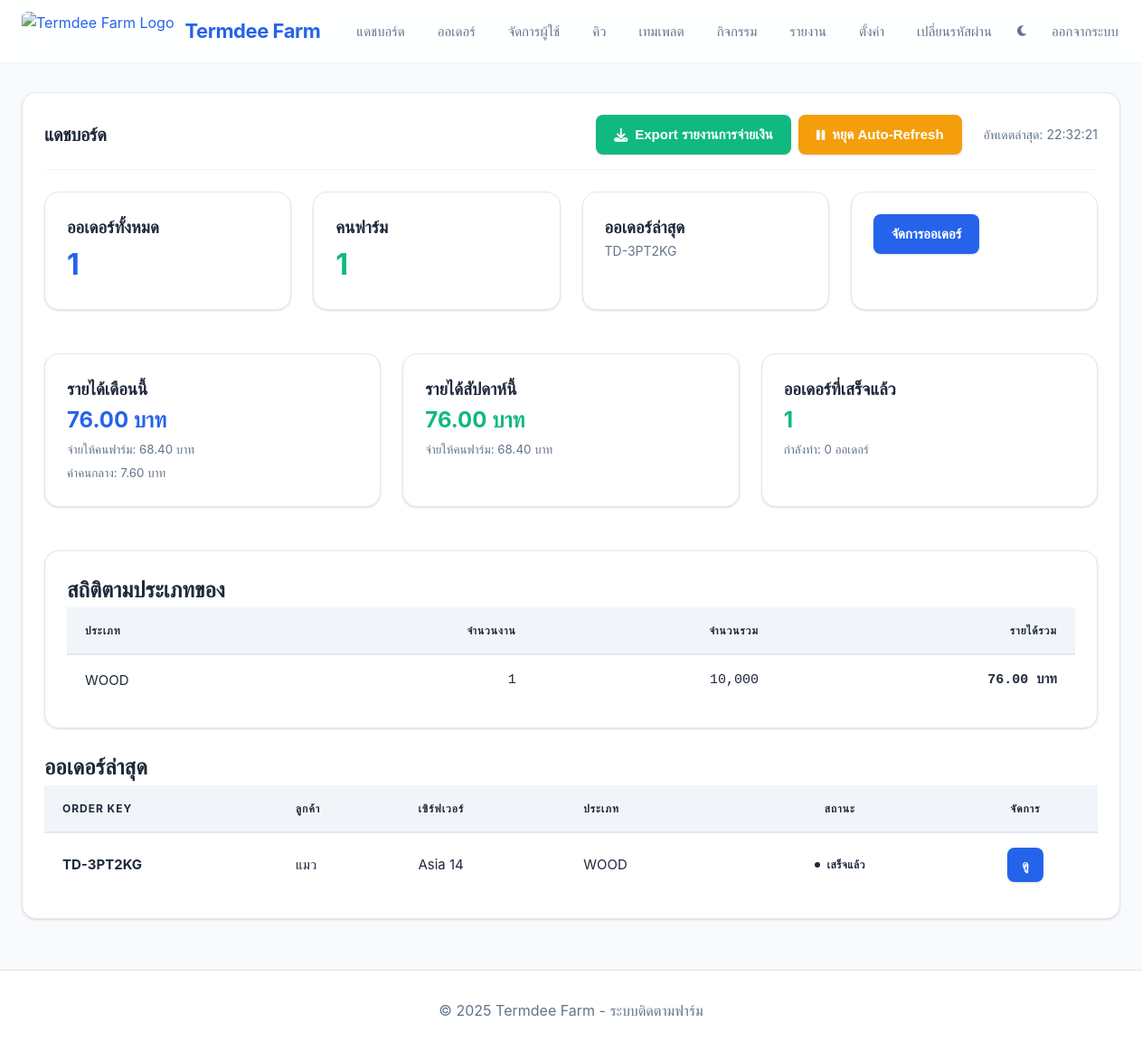
The page /admin (signed in) on the database its author committed.
### models.py (models this page shows)
class Order(db.Model):
    __tablename__ = 'orders'
    id = db.Column(db.Integer, primary_key=True)
    order_key = db.Column(db.String(20), unique=True, nullable=False)
    customer_ref = db.Column(db.String(200))  # UID/ชื่อในเกม/ช่องทางแชท
    server_name = db.Column(db.String(100))
    item_type = db.Column(db.String(50))  # wood, stone, sulfur, metal, scrap, hqm
    target_amount = db.Column(db.Integer, default=0)
    status = db.Column(db.String(20), default='queued')  # queued, assigned, farming, delivering, done, canceled, issue
    priority = db.Column(db.String(20), default='normal')  # normal, express
    discount_percent = db.Column(db.Float, default=0.0)  # ส่วนลดให้ลูกค้า (%)
    created_at = db.Column(db.DateTime, default=datetime.utcnow)
    updated_at = db.Column(db.DateTime, default=datetime.utcnow, onupdate=datetime.utcnow)
    note_admin = db.Column(db.Text)
    tasks = db.relationship('Task', backref='order', lazy=True, cascade='all, delete-orphan')
    logs = db.relationship('Log', backref='order', lazy=True)

class Task(db.Model):
    __tablename__ = 'tasks'
    id = db.Column(db.Integer, primary_key=True)
    order_id = db.Column(db.Integer, db.ForeignKey('orders.id'), nullable=False)
    farmer_id = db.Column(db.Integer, db.ForeignKey('users.id'), nullable=True)
    server_name = db.Column(db.String(100))
    item_type = db.Column(db.String(50))
    target_amount = db.Column(db.Integer, default=0)
    current_amount = db.Column(db.Integer, default=0)
    status = db.Column(db.String(30), default='assigned')  # assigned, accepted, farming, paused, ready_to_deliver, delivered
    created_at = db.Column(db.DateTime, default=datetime.utcnow)
    accepted_at = db.Column(db.DateTime)
    started_at = db.Column(db.DateTime)
    finished_at = db.Column(db.DateTime)
    updated_at = db.Column(db.DateTime, default=datetime.utcnow, onupdate=datetime.utcnow)
    planned_start = db.Column(db.DateTime)  # เวลาที่วางแผนจะเริ่มงาน
    planned_duration_hours = db.Column(db.Float)  # ระยะเวลาที่คาดว่าจะใช้ (ชั่วโมง)
    note_farmer = db.Column(db.Text)
    logs = db.relationship('Log', backref='task', lazy=True)

### app.py (the view)
@app.route('/admin')
@admin_required
def admin_dashboard():
    total_orders = Order.query.count()
    active_orders = Order.query.filter(Order.status.in_(['queued', 'assigned', 'farming', 'delivering'])).count()
    completed_orders = Order.query.filter_by(status='done').count()
    total_farmers = User.query.filter_by(role='farmer', active=True).count()
    settings = Settings.get_settings()
    commission = settings.get('commission_percent', 10.0)
    now = datetime.utcnow()
    month_start = datetime(now.year, now.month, 1)
    tasks_this_month = Task.query.join(Order).filter(
        Task.status == 'delivered',
        Task.updated_at >= month_start
    ).all()
    total_revenue = 0.0
    total_paid_to_farmers = 0.0
    total_commission = 0.0
    for task in tasks_this_month:
        order = task.order
        farmer_earning = Settings.calculate_price(
            task.item_type, task.current_amount, order.discount_percent or 0
        )
        customer_price = Settings.calculate_price_before_commission(
            task.item_type, task.current_amount, order.discount_percent or 0
        )
        commission_amount = customer_price - farmer_earning
        total_revenue += customer_price
        total_paid_to_farmers += farmer_earning
        total_commission += commission_amount
    week_start = now - timedelta(days=now.weekday())
    tasks_this_week = Task.query.join(Order).filter(
        Task.status == 'delivered',
        Task.updated_at >= week_start
    ).all()
    week_revenue = 0.0
    week_paid = 0.0
    for task in tasks_this_week:
        order = task.order
        farmer_earning = Settings.calculate_price(
            task.item_type, task.current_amount, order.discount_percent or 0
        )
        customer_price = Settings.calculate_price_before_commission(
            task.item_type, task.current_amount, order.discount_percent or 0
        )
        week_revenue += customer_price
        week_paid += farmer_earning
    item_stats = defaultdict(lambda: {'count': 0, 'amount': 0, 'revenue': 0.0})
    all_tasks = Task.query.join(Order).filter(Task.status == 'delivered').all()
    for task in all_tasks:
        order = task.order
        item_stats[task.item_type]['count'] += 1
        item_stats[task.item_type]['amount'] += task.current_amount
        revenue = Settings.calculate_price_before_commission(
            task.item_type, task.current_amount, order.discount_percent or 0
        )
        item_stats[task.item_type]['revenue'] += revenue
    recent_orders = Order.query.order_by(Order.created_at.desc()).limit(10).all()
    all_orders = Order.query.order_by(Order.created_at.desc()).all()
    all_farmers = User.query.filter_by(role='farmer', active=True).all()
    return render_template('admin/dashboard.html',
                         total_orders=total_orders,
                         active_orders=active_orders,
                         completed_orders=completed_orders,
                         total_farmers=total_farmers,
                         recent_orders=recent_orders,
                         orders=all_orders,
                         farmers=all_farmers,
                         total_revenue=total_revenue,
                         total_paid_to_farmers=total_paid_to_farmers,
                         total_commission=total_commission,
                         week_revenue=week_revenue,
                         week_paid=week_paid,
                         item_stats=dict(item_stats))

### app.py (called while the page is built)
@login_manager.user_loader
def load_user(user_id):
    try:
        return User.query.get(int(user_id))
    except (ValueError, TypeError):
        return None

def get_status_th(status):
    status_map = {
        'queued': 'รอคิว',
        'assigned': 'มอบหมายแล้ว',
        'farming': 'กำลังฟาร์ม',
        'delivering': 'กำลังส่ง',
        'done': 'เสร็จแล้ว',
        'canceled': 'ยกเลิก',
        'issue': 'มีปัญหา',
        'accepted': 'รับงานแล้ว',
        'paused': 'พักงาน',
        'ready_to_deliver': 'พร้อมส่ง',
        'delivered': 'ส่งแล้ว'
    }
    return status_map.get(status, status)

@app.context_processor
def utility_processor():
    return dict(get_status_th=get_status_th, Settings=Settings)

def admin_required(f):
    @wraps(f)
    @login_required
    def decorated_function(*args, **kwargs):
        if current_user.role not in ['admin', 'super_admin']:
            flash('คุณไม่มีสิทธิ์เข้าถึงหน้านี้', 'error')
            return redirect(url_for('index'))
        return f(*args, **kwargs)
    return decorated_function

### templates/admin/dashboard.html (shortened to what this page needs)
{% extends "base.html" %}
{% block content %}
<div class="card">
    <div class="card-header">
        <h1 class="card-title">แดชบอร์ด</h1>
        <div class="btn-group">
            <button class="btn btn-success" onclick="exportPayments()">
                <i class="fas fa-download"></i> Export รายงานการจ่ายเงิน
            </button>
            <button id="toggleRefreshBtn" class="btn btn-warning" onclick="toggleAutoRefresh()">
                <i class="fas fa-pause"></i> หยุด Auto-Refresh
            </button>
            <span id="lastUpdate" style="color: var(--text-secondary); font-size: 0.875rem; margin-left: 1rem;"></span>
        </div>
    </div>
    <div class="grid grid-4 mt-3">
        <div class="card">
            <h3>ออเดอร์ทั้งหมด</h3>
            <p style="font-size: 2rem; font-weight: bold; color: var(--primary-color);">{{ orders|length }}</p>
        </div>
        <div class="card">
            <h3>คนฟาร์ม</h3>
            <p style="font-size: 2rem; font-weight: bold; color: var(--success-color);">{{ farmers|length }}</p>
        </div>
        <div class="card">
            <h3>ออเดอร์ล่าสุด</h3>
            <p style="font-size: 0.875rem; color: var(--text-secondary);">
                {% if orders %}
                    {{ orders[0].order_key }}
                {% else %}
                    ยังไม่มี
                {% endif %}
            </p>
        </div>
        <div class="card">
            <a href="{{ url_for('admin_orders') }}" class="btn btn-primary">จัดการออเดอร์</a>
        </div>
    </div>
    <div class="grid grid-3 mt-3">
        <div class="card">
            <h3>รายได้เดือนนี้</h3>
            <p style="font-size: 1.5rem; font-weight: bold; color: var(--primary-color);">
                {{ "%.2f"|format(total_revenue) }} บาท
            </p>
            <small style="color: var(--text-secondary);">
                จ่ายให้คนฟาร์ม: {{ "%.2f"|format(total_paid_to_farmers) }} บาท<br>
                ค่าคนกลาง: {{ "%.2f"|format(total_commission) }} บาท
            </small>
        </div>
        <div class="card">
            <h3>รายได้สัปดาห์นี้</h3>
            <p style="font-size: 1.5rem; font-weight: bold; color: var(--success-color);">
                {{ "%.2f"|format(week_revenue) }} บาท
            </p>
            <small style="color: var(--text-secondary);">
                จ่ายให้คนฟาร์ม: {{ "%.2f"|format(week_paid) }} บาท
            </small>
        </div>
        <div class="card">
            <h3>ออเดอร์ที่เสร็จแล้ว</h3>
            <p style="font-size: 1.5rem; font-weight: bold; color: var(--success-color);">
                {{ completed_orders }}
            </p>
            <small style="color: var(--text-secondary);">
                กำลังทำ: {{ active_orders }} ออเดอร์
            </small>
        </div>
    </div>
    {% if item_stats %}
    <div class="card mt-3">
        <h2>สถิติตามประเภทของ</h2>
        <div class="table-responsive">
            <table class="table">
                <thead>
                    <tr>
                        <th>ประเภท</th>
                        <th class="text-right">จำนวนงาน</th>
                        <th class="text-right">จำนวนรวม</th>
                        <th class="text-right">รายได้รวม</th>
                    </tr>
                </thead>
                <tbody>
                    {% for item_type, stats in item_stats.items() %}
                    <tr>
                        <td data-label="ประเภท"><span class="item-{{ item_type }}">{{ item_type|upper }}</span></td>
                        <td data-label="จำนวนงาน" class="text-right number">{{ "{:,}".format(stats.count) }}</td>
                        <td data-label="จำนวนรวม" class="text-right number">{{ "{:,}".format(stats.amount|int) }}</td>
                        <td data-label="รายได้รวม" class="text-right number"><strong>{{ "{:,.2f}".format(stats.revenue) }} บาท</strong></td>
                    </tr>
                    {% endfor %}
                </tbody>
            </table>
        </div>
    </div>
    {% endif %}
    <div class="mt-3">
        <h2>ออเดอร์ล่าสุด</h2>
        {% if orders %}
        <div class="table-responsive">
            <table class="table">
                <thead>
                    <tr>
                        <th>Order Key</th>
                        <th>ลูกค้า</th>
                        <th>เซิร์ฟเวอร์</th>
                        <th>ประเภท</th>
                        <th class="text-center">สถานะ</th>
                        <th class="text-center">จัดการ</th>
                    </tr>
                </thead>
                <tbody>
                    {% for order in orders[:10] %}
                    <tr>
                        <td data-label="Order Key"><strong>{{ order.order_key }}</strong></td>
                        <td data-label="ลูกค้า">{{ order.customer_ref or '-' }}</td>
                        <td data-label="เซิร์ฟเวอร์">{{ order.server_name or '-' }}</td>
                        <td data-label="ประเภท"><span class="item-{{ order.item_type }}">{{ order.item_type|upper }}</span></td>
                        <td data-label="สถานะ" class="text-center"><span class="badge badge-{{ order.status }}">{{ get_status_th(order.status) }}</span></td>
                        <td data-label="จัดการ" class="text-center">
                            <a href="{{ url_for('admin_order_detail', order_id=order.id) }}" class="btn btn-sm btn-primary">ดู</a>
                        </td>
                    </tr>
                    {% endfor %}
                </tbody>
            </table>
        </div>
        {% else %}
        <p>ยังไม่มีออเดอร์</p>
        {% endif %}
    </div>
</div>
{% endblock %}

### rows shown on the page
Order: order_key "TD-3PT2KG", customer_ref "แมว", server_name "Asia 14", item_type "WOOD", status "เสร็จแล้ว"
Task: item_type "WOOD", count "1", amount "10,000", revenue "76.00"

### other values the page prints
{{ orders|length }} "1"
{{ farmers|length }} "1"
{{ "%.2f"|format(total_revenue) }} "76.00"
{{ "%.2f"|format(total_paid_to_farmers) }} "68.40"
{{ "%.2f"|format(total_commission) }} "7.60"
{{ "%.2f"|format(week_revenue) }} "76.00"
{{ "%.2f"|format(week_paid) }} "68.40"
{{ completed_orders }} "1"
{{ active_orders }} "0"
